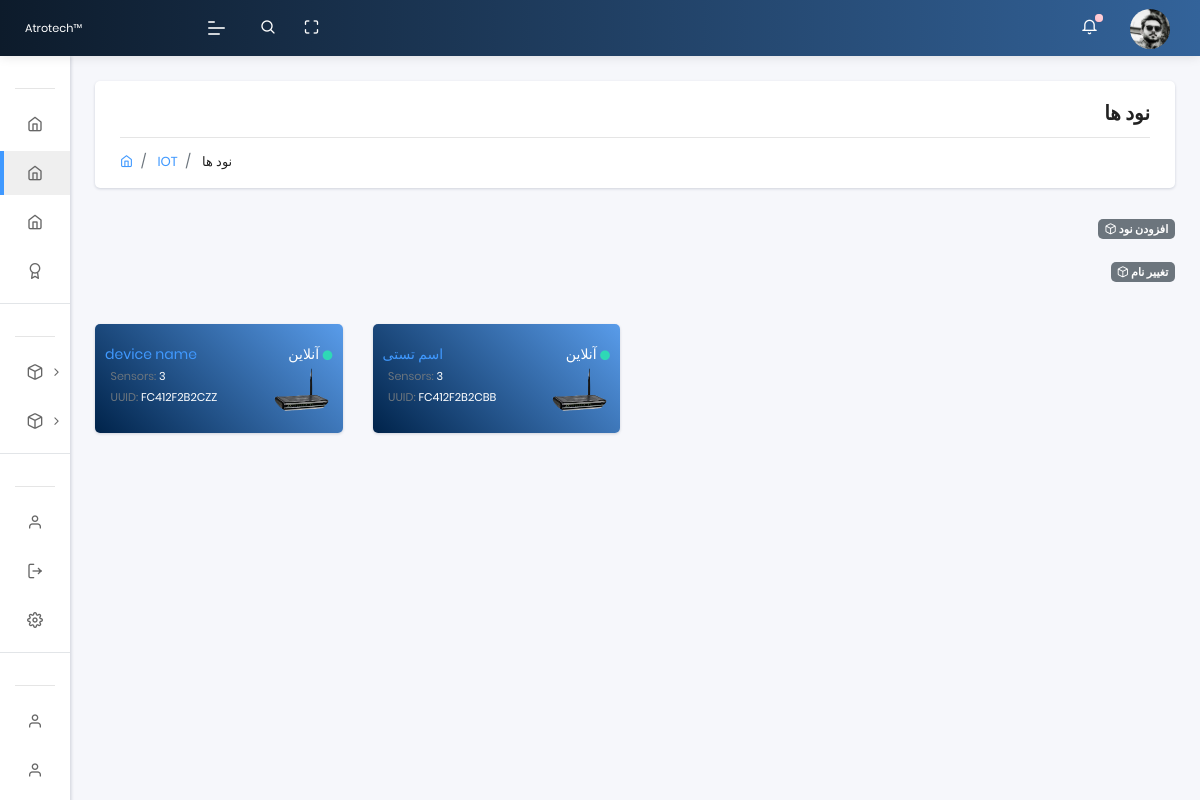
Page /nodes (signed in) on the earlier database version.
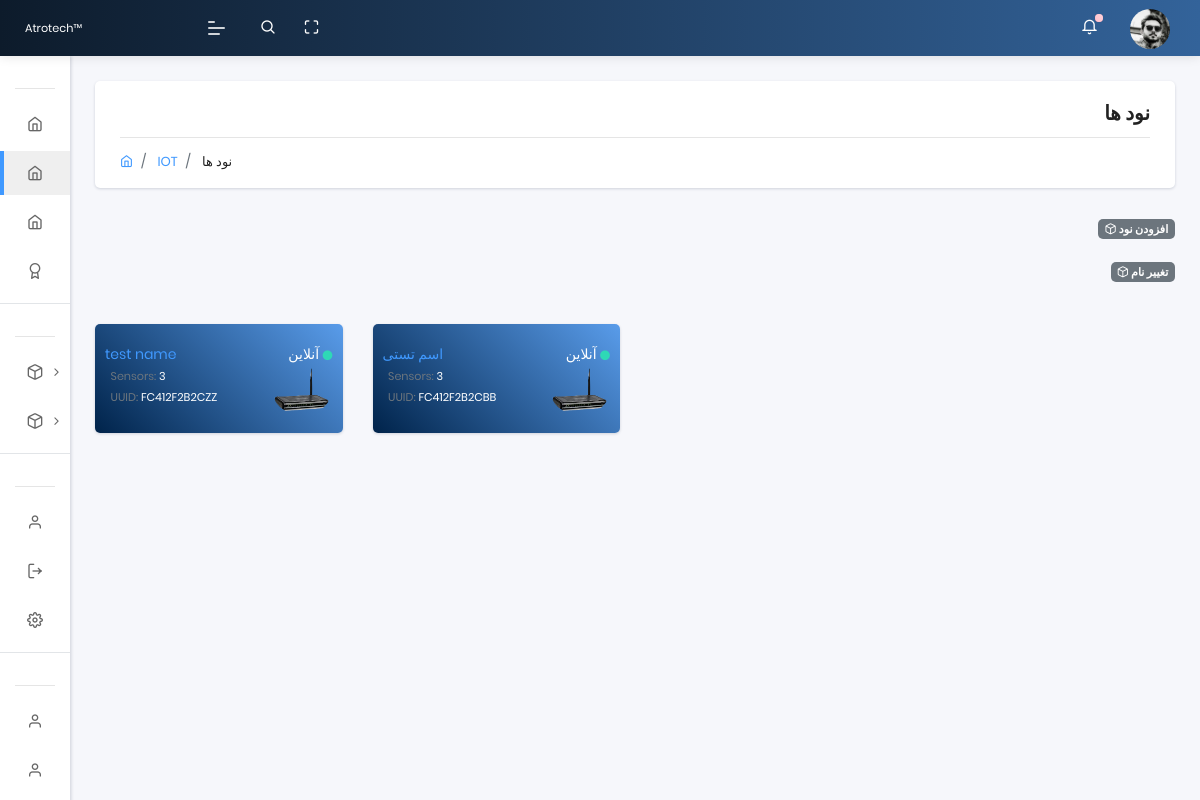
Same page on the later database version.
### app/models.py (models this page shows, shortened)
class Rom(models.Model):
    name = models.CharField(max_length=40, default='device name')
    UUID = models.CharField(max_length=20)
    family_id = models.CharField(max_length=20)
    node_id = models.CharField(max_length=20)
    updated_on = models.DateTimeField(auto_now= True)
    created_on = models.DateTimeField()
    def get_absolute_url(self):
        return reverse('app:nodes_detail',args=[self.id])

class Profile(models.Model):
  user = models.OneToOneField(User, on_delete=models.CASCADE,unique=True,related_name='profile',verbose_name = "کاربر")
  phone = models.CharField(max_length=50,null=True, blank=True,verbose_name = " شماره تماس  ")
  address = models.CharField(max_length=3000,null=True, blank=True,verbose_name = " آدرس  ")
  user_photo = models.ImageField(default='default.png', upload_to='profile_pics', null=True, blank=True, verbose_name = "تصویر")
  class Meta:
      verbose_name = "پروفایل"
      verbose_name_plural = " پروفایل ها "

### app/views.py (the view)
# urls.py: path('nodes', views.nodes, name='nodes'),
@login_required(login_url="/login/")
def nodes(request):
    uuid = models.User_uuid.objects.filter(user=request.user).values('UUID')
    devices = models.Rom.objects.filter(UUID__in=uuid, family_id='01')
    device_name_Form = Device_name_Form(request.POST)
    user_uuid_Form = User_uuidForm(request.POST, instance=request.user)
    if request.method == 'POST':
        if device_name_Form.is_valid():
            uuid = device_name_Form.cleaned_data['Device_UUID']
            obj = get_object_or_404(models.Rom, UUID=uuid, family_id='01')
            obj.name = device_name_Form.cleaned_data['Device_name']
            obj.save()
            context = {'user_uuid_Form': user_uuid_Form, 'devices':devices, 'device_name_Form':device_name_Form}
            return render(request, 'nodes.html', context)
        if user_uuid_Form.is_valid():
            obj = User_uuid()
            obj.UUID = user_uuid_Form.cleaned_data['UUID']
            obj.user = user_uuid_Form.created_by=request.user
            obj.save()
            context = {'user_uuid_Form': user_uuid_Form, 'devices':devices, 'device_name_Form':device_name_Form}
            return render(request, 'nodes.html', context)
    else:
        user_uuid_Form = User_uuidForm(request.POST)
    context = {'user_uuid_Form':user_uuid_Form, 'devices':devices, 'device_name_Form':device_name_Form}
    context['segment'] = 'nodes'
    html_template = loader.get_template( 'nodes.html' )
    return HttpResponse(html_template.render(context, request))

### templates/nodes.html (shortened to what this page needs)
{% extends "layouts/base.html" %}
{% block content %}
    <section class="pcoded-main-container">
        <div class="pcoded-content">
          <div class="page-header">
            <div class="page-block">
              <div class="row align-items-center">
                <div class="col-md-12">
                  <div class="page-header-title" align="right" dir="rtl">
                    <h5 class="m-b-10"> نود ها </h5>
                  </div>
                  <ul class="breadcrumb">
                    <li class="breadcrumb-item"><a href="index.html"><i class="feather icon-home"></i></a></li>
                    <li class="breadcrumb-item"><a href="#!"> IOT </a></li>
                    <li class="breadcrumb-item"><a href="#!"> نود ها </a></li>
                  </ul>
                </div>
              </div>
            </div>
          </div>
          <div align="right" dir="rtl">
              <a href="#!" class="badge badge-secondary collapsible"> افزودن نود  <i class="feather icon-box"></i> </a>
              <div class="collapsiblecontent">
              </div>
           </div>
           <div align="right" dir="rtl">
               <a href="#!" class="badge badge-secondary collapsible"> تغییر نام <i class="feather icon-box"></i> </a>
               <div class="collapsiblecontent">
               </div>
            </div>
          <br>
        <div class="row">
          {% for Rom in devices %}
            <div class="col-sm-3">
                <div class="card bg-c-blue order-card">
                    <div class="card-body">
                        <p class="m-b-0"> <a href="{{ Rom.get_absolute_url }}">{{ Rom.name }}</a> <span class="float-right"> آنلاین <i style="font-size:10px;" class="fas fa-circle text-success"></i> </span></p>
                        <div class="row">
                          <div class="col-md-7">
                            <p>
                              <small>
                                 &nbsp;&nbsp;<span class="text-muted">Sensors:</span> 3
                                 <br>
                                 &nbsp;&nbsp;<span class="text-muted">UUID:</span> {{ Rom.UUID }}
                               </small>
                             </p>
                          </div>
                          <div class="col-md-5">
                            <img src="/static/assets/images/user/device.png" width="60px" class="img-radius float-right" alt="User-Profile-Image">
                          </div>
                        </div>
                    </div>
                </div>
            </div>
          {% endfor %}
       </div>
     </div>
 </section>
{% endblock content %}

### templates/layouts/base.html (shortened to what this page needs)
<!DOCTYPE html>
<html lang="en">
<head>
    <link rel="stylesheet" href="/static/assets/css/style.css">
</head>
<body class="">
    {% include 'includes/sidebar.html' %}
    {% include 'includes/navigation.html' %}
    {% block content %}{% endblock content %}
</body>
</html>

### templates/includes/sidebar.html (shortened to what this page needs)
	<nav class="pcoded-navbar menupos-fixed menu-light ">
		<div class="navbar-wrapper  ">
			<div class="navbar-content scroll-div " >
				<ul class="nav pcoded-inner-navbar ">
					<li class="nav-item pcoded-menu-caption">
					</li>
					<li class="nav-item">
					    <a href="/" class="nav-link ">
                <span class="pcoded-micon"> <i class="feather icon-home"></i> </span>
							</a>
					</li>
					<li class="nav-item">
					    <a href="{% url 'app:nodes' %}" class="nav-link ">
                <span class="pcoded-micon"> <i class="feather icon-home"></i> </span>
							</a>
					</li>
					<li class="nav-item">
					    <a href="{% url 'app:sensors' %}" class="nav-link ">
                <span class="pcoded-micon"> <i class="feather icon-home"></i> </span>
							</a>
					</li>
					<li class="nav-item">
					    <a href="#eee" class="nav-link ">
                <span class="pcoded-micon"> <i class="feather icon-award"></i> </span>
							</a>
					</li>
					<li class="nav-item pcoded-menu-caption">
					</li>
					{% for Rom in devices %}
					<li class="nav-item pcoded-hasmenu">
						<a href="#!" class="nav-link "><span class="pcoded-micon"><i class="feather icon-box"></i></span><span class="pcoded-mtext"> {{ Rom.name }} </span></a>
					</li>
					{% endfor %}
					<li class="nav-item pcoded-menu-caption">
					</li>
					<li class="nav-item">
					    <a href="/profile" class="nav-link "><span class="pcoded-micon">
						    <i class="feather icon-user"></i></span><span class="pcoded-mtext"> پروفایل </span>
						  </a>
					</li>
					<li class="nav-item">
					    <a href="{% url 'logout' %}" class="nav-link "><span class="pcoded-micon">
						    <i class="feather icon-log-out"></i></span><span class="pcoded-mtext"> خروج </span>
						  </a>
					</li>
					<li class="nav-item">
					    <a href="#ttt" class="nav-link "><span class="pcoded-micon">
						    <i class="feather icon-settings"></i></span><span class="pcoded-mtext"> تنظیمات </span>
					  	</a>
					</li>
					<li class="nav-item pcoded-menu-caption">
					</li>
					<li class="nav-item">
					    <a href="#www" class="nav-link "><span class="pcoded-micon">
						    <i class="feather icon-user"></i></span><span class="pcoded-mtext"> مستندات </span>
						  </a>
					</li>
					<li class="nav-item">
					    <a href="#fff" class="nav-link "><span class="pcoded-micon">
						    <i class="feather icon-user"></i></span><span class="pcoded-mtext"> سوالات متداول </span>
						  </a>
					</li>
					<li class="nav-item">
					</li>
<br><br><br><br><br><br><br><hr><br>
				</ul>
			</div>
		</div>
	</nav>

### templates/includes/navigation.html (shortened to what this page needs)
	<header class="navbar pcoded-header navbar-expand-lg navbar-light headerpos-fixed header-blue">
        <div class="m-header">
            <a class="mobile-menu" id="mobile-collapse" href="#!"><span></span></a>
            <a href="#!" class="b-brand">
                <img src="/static/assets/images/logo.png" alt="" class="logo"><small>Atrotech™</small>
            </a>
        </div>
        <div class="collapse navbar-collapse">
            <ul class="navbar-nav mr-auto">
                <li class="nav-item">
                    <a href="#!" class="pop-search"><i class="feather icon-search"></i></a>
                </li>
                <li class="nav-item">
                    <a href="#!" class="full-screen" onclick="javascript:toggleFullScreen()"><i class="feather icon-maximize"></i></a>
                </li>
            </ul>
            <ul class="navbar-nav ml-auto">
                <li>
                    <div class="dropdown">
                        <a class="dropdown-toggle" href="#" data-toggle="dropdown"><i class="icon feather icon-bell"></i><span class="badge bg-danger"></span></a>
                    </div>
                </li>
                <li>
                    <div class="dropdown drp-user">
                        <a href="#!" class="dropdown-toggle" data-toggle="dropdown">
                            <img src="{{ request.user.profile.user_photo.url }}" class="img-radius wid-40" alt="User-Profile-Image">
                        </a>
                    </div>
                </li>
            </ul>
        </div>
    </header>

Differences in the rows shown:
changed Rom "FC412F2B2CZZ": name "device name" → "test name"
